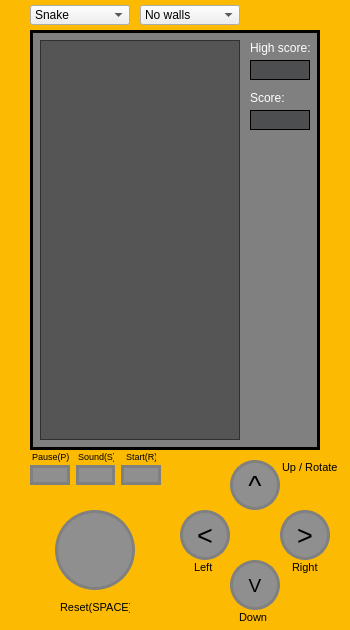
<?xml version="1.0" encoding="UTF-8"?>
<ui version="4.0">
 <class>View</class>
 <widget class="QMainWindow" name="View">
  <property name="geometry">
   <rect>
    <x>0</x>
    <y>0</y>
    <width>350</width>
    <height>630</height>
   </rect>
  </property>
  <property name="windowTitle">
   <string>BrickGame (by burshlat)</string>
  </property>
  <property name="styleSheet">
   <string notr="true">QMainWindow {
	background-color: #fcba03;
}</string>
  </property>
  <widget class="QWidget" name="centralwidget">
   <widget class="QFrame" name="frPanel">
    <property name="geometry">
     <rect>
      <x>30</x>
      <y>30</y>
      <width>290</width>
      <height>420</height>
     </rect>
    </property>
    <property name="styleSheet">
     <string notr="true">QFrame {
    background-color: gray;
    border: 3px solid black;
}</string>
    </property>
    <property name="frameShape">
     <enum>QFrame::StyledPanel</enum>
    </property>
    <property name="frameShadow">
     <enum>QFrame::Raised</enum>
    </property>
    <widget class="QGraphicsView" name="gvField">
     <property name="geometry">
      <rect>
       <x>10</x>
       <y>10</y>
       <width>200</width>
       <height>400</height>
      </rect>
     </property>
     <property name="styleSheet">
      <string notr="true">QGraphicsView {
	border: 1px solid #303030;
	background-color: #555555;
}</string>
     </property>
    </widget>
    <widget class="QLabel" name="label_9">
     <property name="geometry">
      <rect>
       <x>220</x>
       <y>60</y>
       <width>50</width>
       <height>15</height>
      </rect>
     </property>
     <property name="styleSheet">
      <string notr="true">QLabel {
	color: white;
	border: 0px;
}</string>
     </property>
     <property name="text">
      <string>Score:</string>
     </property>
    </widget>
    <widget class="QLabel" name="lbScore">
     <property name="geometry">
      <rect>
       <x>220</x>
       <y>80</y>
       <width>60</width>
       <height>20</height>
      </rect>
     </property>
     <property name="styleSheet">
      <string notr="true">QLabel {
	color: white;
	border: 1px solid black;
	background-color: #4d4e4f;
}</string>
     </property>
     <property name="text">
      <string/>
     </property>
    </widget>
    <widget class="QLabel" name="label_10">
     <property name="geometry">
      <rect>
       <x>220</x>
       <y>10</y>
       <width>60</width>
       <height>15</height>
      </rect>
     </property>
     <property name="styleSheet">
      <string notr="true">QLabel {
	color: white;
	border: 0px;
}</string>
     </property>
     <property name="text">
      <string>High score:</string>
     </property>
    </widget>
    <widget class="QLabel" name="lbHighScore">
     <property name="geometry">
      <rect>
       <x>220</x>
       <y>30</y>
       <width>60</width>
       <height>20</height>
      </rect>
     </property>
     <property name="styleSheet">
      <string notr="true">QLabel {
	color: white;
	border: 1px solid black;
	background-color: #4d4e4f;
}</string>
     </property>
     <property name="text">
      <string/>
     </property>
    </widget>
   </widget>
   <widget class="QWidget" name="horizontalLayoutWidget">
    <property name="geometry">
     <rect>
      <x>30</x>
      <y>460</y>
      <width>131</width>
      <height>31</height>
     </rect>
    </property>
    <layout class="QHBoxLayout" name="horizontalLayout">
     <item>
      <widget class="QPushButton" name="btnPause">
       <property name="styleSheet">
        <string notr="true">QPushButton {
	background-color: #8F8F8F;
	border-radius: 11px;
	border: 3px solid gray;
	color: #82D625;
}

QPushButton:hover {
    border: 3px solid green;
}

QPushButton:pressed {
  background-color: white;
}</string>
       </property>
       <property name="text">
        <string/>
       </property>
      </widget>
     </item>
     <item>
      <widget class="QPushButton" name="btnSound">
       <property name="styleSheet">
        <string notr="true">QPushButton {
	background-color: #8F8F8F;
	border-radius: 11px;
	border: 3px solid gray;
	color: #82D625;
}

QPushButton:hover {
    border: 3px solid green;
}

QPushButton:pressed {
  background-color: white;
}</string>
       </property>
       <property name="text">
        <string/>
       </property>
      </widget>
     </item>
     <item>
      <widget class="QPushButton" name="btnStart">
       <property name="styleSheet">
        <string notr="true">QPushButton {
	background-color: #8F8F8F;
	border-radius: 11px;
	border: 3px solid gray;
	color: #82D625;
}

QPushButton:hover {
    border: 3px solid red;
}

QPushButton:pressed {
  background-color: white;
}</string>
       </property>
       <property name="text">
        <string/>
       </property>
      </widget>
     </item>
    </layout>
   </widget>
   <widget class="QPushButton" name="btnUp">
    <property name="geometry">
     <rect>
      <x>230</x>
      <y>460</y>
      <width>50</width>
      <height>50</height>
     </rect>
    </property>
    <property name="font">
     <font>
      <pointsize>21</pointsize>
      <bold>false</bold>
     </font>
    </property>
    <property name="styleSheet">
     <string notr="true">QPushButton {
	border: 3px solid gray;
    border-radius: 25px;
    background-color: #4CAF50;
    background-color: #8F8F8F;
}

QPushButton:hover {
    border: 3px solid blue;
}

QPushButton:pressed {
  background-color: white;
}</string>
    </property>
    <property name="text">
     <string>^</string>
    </property>
   </widget>
   <widget class="QPushButton" name="btnRight">
    <property name="geometry">
     <rect>
      <x>280</x>
      <y>510</y>
      <width>50</width>
      <height>50</height>
     </rect>
    </property>
    <property name="font">
     <font>
      <pointsize>20</pointsize>
      <bold>false</bold>
     </font>
    </property>
    <property name="styleSheet">
     <string notr="true">QPushButton {
	border: 3px solid gray;
    border-radius: 25px;
    background-color: #4CAF50;
    background-color: #8F8F8F;
}

QPushButton:hover {
    border: 3px solid blue;
}

QPushButton:pressed {
  background-color: white;
}</string>
    </property>
    <property name="text">
     <string>&gt;</string>
    </property>
   </widget>
   <widget class="QPushButton" name="btnDown">
    <property name="geometry">
     <rect>
      <x>230</x>
      <y>560</y>
      <width>50</width>
      <height>50</height>
     </rect>
    </property>
    <property name="font">
     <font>
      <pointsize>14</pointsize>
      <bold>false</bold>
     </font>
    </property>
    <property name="styleSheet">
     <string notr="true">QPushButton {
	border: 3px solid gray;
    border-radius: 25px;
    background-color: #4CAF50;
    background-color: #8F8F8F;
}

QPushButton:hover {
    border: 3px solid blue;
}

QPushButton:pressed {
  background-color: white;
}</string>
    </property>
    <property name="text">
     <string>V</string>
    </property>
   </widget>
   <widget class="QPushButton" name="btnLeft">
    <property name="geometry">
     <rect>
      <x>180</x>
      <y>510</y>
      <width>50</width>
      <height>50</height>
     </rect>
    </property>
    <property name="font">
     <font>
      <pointsize>20</pointsize>
      <bold>false</bold>
     </font>
    </property>
    <property name="styleSheet">
     <string notr="true">QPushButton {
	border: 3px solid gray;
    border-radius: 25px;
    background-color: #4CAF50;
    background-color: #8F8F8F;
}

QPushButton:hover {
    border: 3px solid blue;
}

QPushButton:pressed {
  background-color: white;
}</string>
    </property>
    <property name="text">
     <string>&lt;</string>
    </property>
   </widget>
   <widget class="QPushButton" name="btnReset">
    <property name="geometry">
     <rect>
      <x>55</x>
      <y>510</y>
      <width>80</width>
      <height>80</height>
     </rect>
    </property>
    <property name="styleSheet">
     <string notr="true">QPushButton {
	border: 3px solid gray;
    border-radius: 40px;
    background-color: #4CAF50;
    background-color: #8F8F8F;
}

QPushButton:hover {
    border: 3px solid blue;
}

QPushButton:pressed {
  background-color: white;
}</string>
    </property>
    <property name="text">
     <string/>
    </property>
   </widget>
   <widget class="QLabel" name="label">
    <property name="geometry">
     <rect>
      <x>126</x>
      <y>449</y>
      <width>30</width>
      <height>15</height>
     </rect>
    </property>
    <property name="font">
     <font>
      <pointsize>7</pointsize>
     </font>
    </property>
    <property name="text">
     <string>Start(R)</string>
    </property>
   </widget>
   <widget class="QLabel" name="label_2">
    <property name="geometry">
     <rect>
      <x>32</x>
      <y>449</y>
      <width>40</width>
      <height>15</height>
     </rect>
    </property>
    <property name="font">
     <font>
      <pointsize>7</pointsize>
     </font>
    </property>
    <property name="text">
     <string>Pause(P)</string>
    </property>
   </widget>
   <widget class="QLabel" name="label_3">
    <property name="geometry">
     <rect>
      <x>78</x>
      <y>449</y>
      <width>36</width>
      <height>15</height>
     </rect>
    </property>
    <property name="font">
     <font>
      <pointsize>7</pointsize>
     </font>
    </property>
    <property name="text">
     <string>Sound(S)</string>
    </property>
   </widget>
   <widget class="QLabel" name="label_4">
    <property name="geometry">
     <rect>
      <x>60</x>
      <y>600</y>
      <width>70</width>
      <height>15</height>
     </rect>
    </property>
    <property name="font">
     <font>
      <pointsize>8</pointsize>
     </font>
    </property>
    <property name="text">
     <string>Reset(SPACE)</string>
    </property>
   </widget>
   <widget class="QLabel" name="label_5">
    <property name="geometry">
     <rect>
      <x>194</x>
      <y>560</y>
      <width>20</width>
      <height>15</height>
     </rect>
    </property>
    <property name="font">
     <font>
      <pointsize>8</pointsize>
     </font>
    </property>
    <property name="text">
     <string>Left</string>
    </property>
   </widget>
   <widget class="QLabel" name="label_6">
    <property name="geometry">
     <rect>
      <x>292</x>
      <y>560</y>
      <width>30</width>
      <height>15</height>
     </rect>
    </property>
    <property name="font">
     <font>
      <pointsize>8</pointsize>
     </font>
    </property>
    <property name="text">
     <string>Right</string>
    </property>
   </widget>
   <widget class="QLabel" name="label_7">
    <property name="geometry">
     <rect>
      <x>239</x>
      <y>610</y>
      <width>30</width>
      <height>15</height>
     </rect>
    </property>
    <property name="font">
     <font>
      <pointsize>8</pointsize>
     </font>
    </property>
    <property name="text">
     <string>Down</string>
    </property>
   </widget>
   <widget class="QLabel" name="label_8">
    <property name="geometry">
     <rect>
      <x>282</x>
      <y>460</y>
      <width>65</width>
      <height>15</height>
     </rect>
    </property>
    <property name="font">
     <font>
      <pointsize>8</pointsize>
     </font>
    </property>
    <property name="text">
     <string>Up / Rotate</string>
    </property>
   </widget>
   <widget class="QComboBox" name="cbGame">
    <property name="geometry">
     <rect>
      <x>30</x>
      <y>5</y>
      <width>100</width>
      <height>20</height>
     </rect>
    </property>
    <item>
     <property name="text">
      <string>Snake</string>
     </property>
    </item>
    <item>
     <property name="text">
      <string>Tetris</string>
     </property>
    </item>
   </widget>
   <widget class="QComboBox" name="cbWalls">
    <property name="geometry">
     <rect>
      <x>140</x>
      <y>5</y>
      <width>100</width>
      <height>20</height>
     </rect>
    </property>
    <item>
     <property name="text">
      <string>No walls</string>
     </property>
    </item>
    <item>
     <property name="text">
      <string>Walls</string>
     </property>
    </item>
   </widget>
  </widget>
 </widget>
 <resources/>
 <connections/>
</ui>
